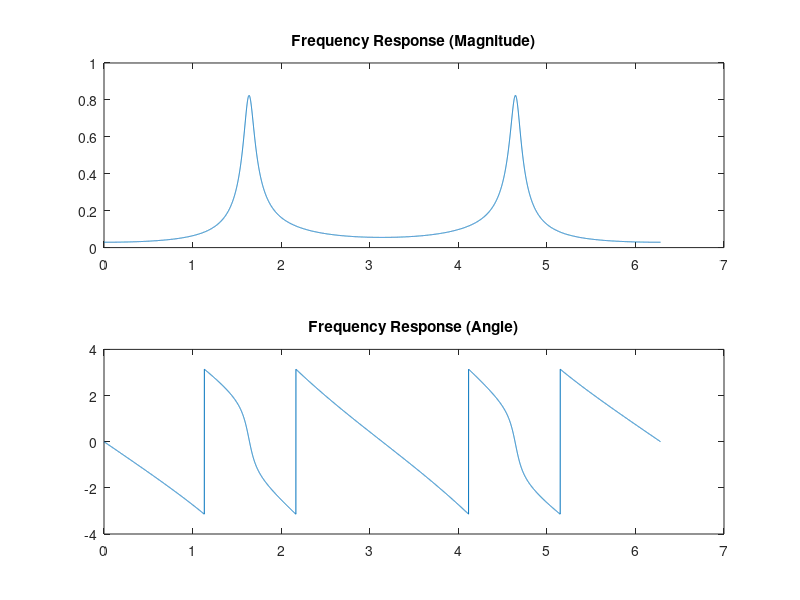
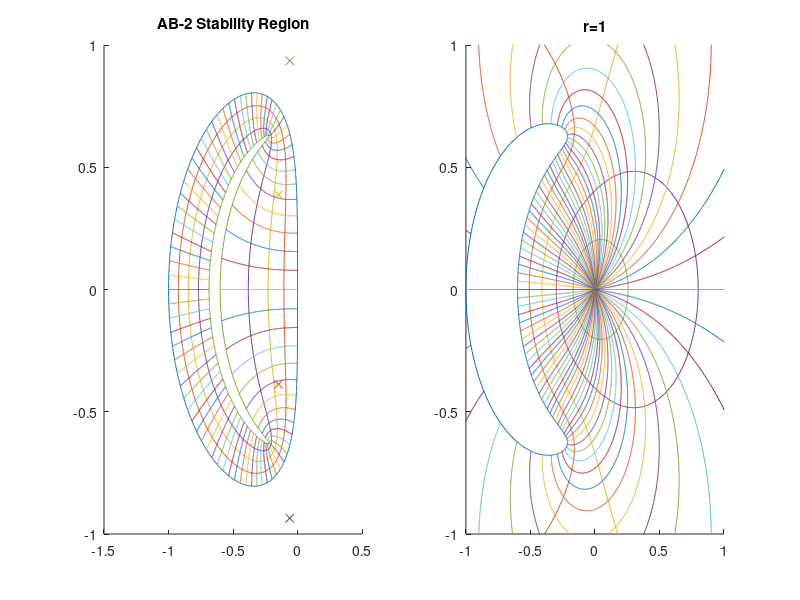
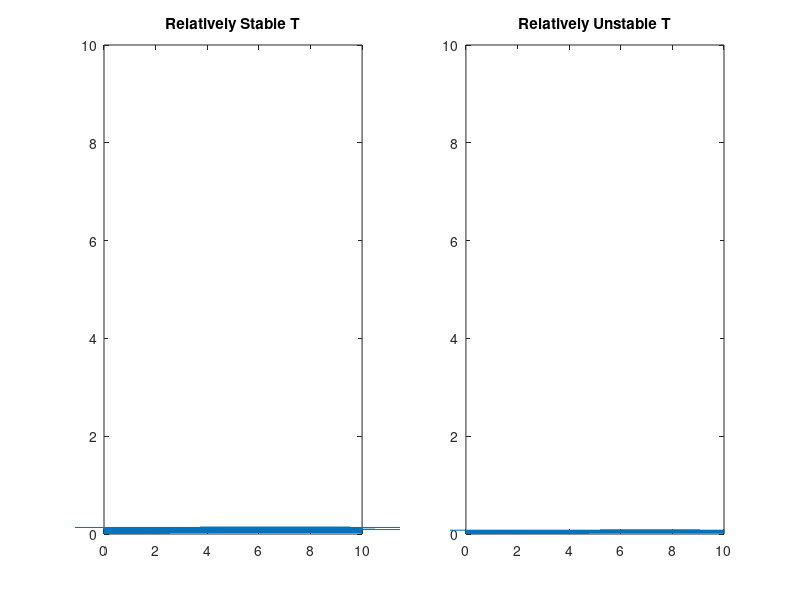

The MATLAB source for these figures, in order:
% System Simulation Problem 9
% Written by Josh Humphrey

%% Part B %%
clear
N = 10000;
Omega=linspace(0,2*pi,N+1);      %Set up vector of Omega
s=exp(1i*Omega);                  %Define z on unit circle
T=0.001;
H=(0.0850)./(s.^4+0.4174*s.^3+1.0871*s.^2+0.2805*s+0.1512);
       
figure (1)
subplot(2,1,1)
plot(Omega,abs(H));
title('Frequency Response (Magnitude)')
        
subplot(2,1,2)
plot(Omega,angle(H));
title('Frequency Response (Angle)')

%% Part C %%
figure(2)
run=2;
Nr=10;
Ntheta=80;

rho=linspace(1,Nr,Nr)/Nr;
theta=linspace(0,(Ntheta-1)/Ntheta,Ntheta)*2*pi;
    
rhocw=rho;
rhoccw=rho;

p=linspace(0,2*pi,1001);
for m=1:Nr
    r=rho(Nr-m+1);
    z=r*exp(i*p);
    w=2*z.*(z-1)./(3*z-1);
    if(r>0.57)
        rhoccw(m)=100;
        subplot(121)
        title('AB-2 Stability Region')
        hold on
        plot(real(w),imag(w))
        hold off
        axis([-1.5 0.5 -1 1])
    else
        rhocw(m)=0;
        subplot(122)
         title('r=1')
        hold on
        plot(real(w),imag(w))
        hold off
        axis([-1 1 -1 1])
    end    
    
end
if(run==3)
    pause
end


r1=linspace(min(rhoccw),1,1001);
r2=linspace(0,max(rhocw),1001);

for m=1:length(theta)
    z1=r1*exp(i*theta(m));
    z2=r2*exp(i*theta(m));
    w1=2*z1.*(z1-1)./(3*z1-1);
    w2=2*z2.*(z2-1)./(3*z2-1);
    
    subplot(121)
    hold on
        plot(real(w1),imag(w1))
    hold off
    subplot(122)
    hold on
        plot(real(w2),imag(w2))
    hold off
    
end

% Add in part D poles
subplot(121)
hold on
plot(-0.14759,-0.38759, 'x')
plot(-0.14759,0.38759, 'x')
plot(-0.0611034,-0.935565, 'x')
plot(-0.0611034,0.935565, 'x')
hold off



%% Part F %%
N=10000;
t = linspace(0,10,N);
num = [0.0850];
den = [1 0.4174 1.0871 0.2805 0.1512];
[A,B,C,D] = tf2ss(num,den);

T_completely_stable = 0.01;
T_relatively_stable = 0.5;
T_relatively_unstable = 0.7;
T_completely_unstalbe = 1.0;

u = ones(1,N);
fx1 = zeros(1,N);
fx2 = zeros(1,N);
fx3 = zeros(1,N);
fx4 = zeros(1,N);
x1 = zeros(1,N);
x2 = zeros(1,N);
x3 = zeros(1,N);
x4 = zeros(1,N);
y = zeros(1,N);

for k = 1:N-2
    fx1(k+1) = -0.4174*x1(k)-1.0871*x2(k)-0.2805*x3(k)-0.1512*x4(k) + u(k);
    fx2(k+1) = x1(k);
    fx3(k+1) = x2(k);
    fx4(k+1) = x3(k);
    
    x1(k+2) = x1(k+1) + (T_relatively_stable/2)*(3*fx1(k+1)-fx1(k));
    x2(k+2) = x2(k+1) + (T_relatively_stable/2)*(3*fx2(k+1)-fx2(k));
    x3(k+2) = x3(k+1) + (T_relatively_stable/2)*(3*fx3(k+1)-fx3(k));
    x4(k+2) = x4(k+1) + (T_relatively_stable/2)*(3*fx4(k+1)-fx4(k));
    
    y(k) = 0.0850*x4(k);
end

figure(4)
subplot(121)
plot(y,t)
xlim([0,10])
title('Relatively Stable T')

u = ones(1,N);
fx1 = zeros(1,N);
fx2 = zeros(1,N);
fx3 = zeros(1,N);
fx4 = zeros(1,N);
x1 = zeros(1,N);
x2 = zeros(1,N);
x3 = zeros(1,N);
x4 = zeros(1,N);
y = zeros(1,N);

for k = 1:N-2
    fx1(k+1) = -0.4174*x1(k)-1.0871*x2(k)-0.2805*x3(k)-0.1512*x4(k) + u(k);
    fx2(k+1) = x1(k);
    fx3(k+1) = x2(k);
    fx4(k+1) = x3(k);
    
    x1(k+2) = x1(k+1) + (T_relatively_unstable/2)*(3*fx1(k+1)-fx1(k));
    x2(k+2) = x2(k+1) + (T_relatively_unstable/2)*(3*fx2(k+1)-fx2(k));
    x3(k+2) = x3(k+1) + (T_relatively_unstable/2)*(3*fx3(k+1)-fx3(k));
    x4(k+2) = x4(k+1) + (T_relatively_unstable/2)*(3*fx4(k+1)-fx4(k));
    
    y(k) = 0.0850*x4(k);
end

subplot(122)
plot(y,t)
xlim([0,10])
title('Relatively Unstable T')
